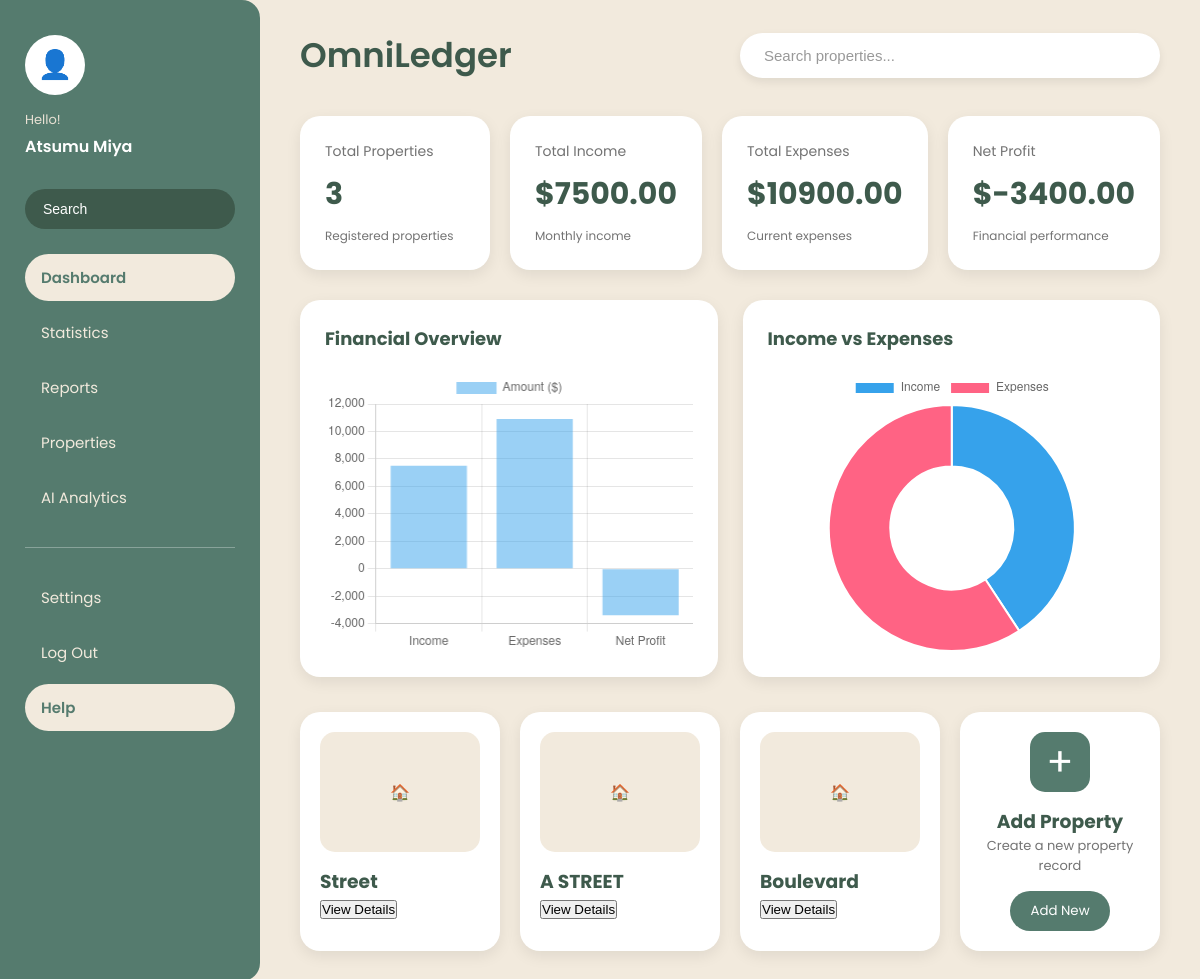
Page /dashboard (signed in) on the committed database.
### tables this page shows
CREATE TABLE Properties(

    propertyID TEXT PRIMARY KEY,

    userID INTEGER NOT NULL,

    propertyAddress TEXT NOT NULL,

    propertyType TEXT NOT NULL,

    ownershipData TEXT NOT NULL,

    tenantName TEXT,

    leaseStatus TEXT,

    leaseStart TEXT,

    leaseEnd TEXT,

    weeklyRent REAL,

    bankAccount TEXT,

    propertyValue REAL,

    purchasePrice REAL,

    notes TEXT,

    FOREIGN KEY(userID)
        REFERENCES Users(userID)

);

### app.py (the view)
@app.route("/dashboard")
def dashboard():
    if "userID" not in session:
        return redirect(
            url_for("login")
        )
    userID = session["userID"]
    from database.models import (
        get_total_income,
        get_total_expenses,
        get_net_profit
    )
    properties = get_properties(
        userID
    )
    total_income = get_total_income(
        userID
    )
    total_expenses = get_total_expenses(
        userID
    )
    net_profit = get_net_profit(
        userID
    )
    return render_template(
        "dashboard.html",
        properties=properties,
        totalIncome=total_income,
        totalExpenses=total_expenses,
        netProfit=net_profit
    )

### database/database.py (called while the page is built)
def connect_database():
    connection = sqlite3.connect(
        DATABASE_NAME
    )
    connection.row_factory = sqlite3.Row
    connection.execute(
        "PRAGMA foreign_keys = ON"
    )
    return connection

### database/models.py (called while the page is built)
def get_properties(userID):
    conn = connect_database()
    cursor = conn.cursor()
    cursor.execute("""
        SELECT *
        FROM Properties
        WHERE userID = ?
    """, (userID,))
    properties = cursor.fetchall()
    conn.close()
    return properties

def get_total_income(userID):
    conn = connect_database()
    cursor = conn.cursor()
    cursor.execute("""
        SELECT COALESCE(SUM(t.amount), 0)

        FROM Transactions t

        INNER JOIN Properties p
            ON t.propertyID = p.propertyID

        WHERE p.userID = ?
        AND t.transactionType = 'Income'
    """, (userID,))
    total_income = cursor.fetchone()[0]
    conn.close()
    return total_income

def get_total_expenses(userID):
    conn = connect_database()
    cursor = conn.cursor()
    cursor.execute("""
        SELECT COALESCE(SUM(t.amount), 0)

        FROM Transactions t

        INNER JOIN Properties p
            ON t.propertyID = p.propertyID

        WHERE p.userID = ?
        AND t.transactionType = 'Expense'
    """, (userID,))
    total_expenses = cursor.fetchone()[0]
    conn.close()
    return total_expenses

def get_net_profit(userID):
    total_income = get_total_income(userID)
    total_expenses = get_total_expenses(userID)
    return total_income - total_expenses

### templates/dashboard.html (shortened to what this page needs)
<!DOCTYPE html>
<html lang="en">
<head>
    <link rel="stylesheet" href="{{ url_for('static', filename='css/dashboard.css') }}">
</head>
<body>
<div class="dashboard-container">
    <aside class="sidebar">
        <div class="user-profile">
            <div class="profile-image">
                👤
            </div>
            <p class="hello-text">
                Hello!
            </p>
            <h3>
                {{ session["name"] }}
            </h3>
        </div>
        <div class="search-sidebar">
            <input
            type="text"
            placeholder="Search">
        </div>
        <nav class="sidebar-menu">
            <a href="#" class="active">
                Dashboard
            </a>
            <a href="{{ url_for('statistics') }}">
                Statistics
            </a>
            <a href="{{ url_for('reports') }}">
                Reports
            </a>
            <a href="{{ url_for('add_property') }}">
                Properties
            </a>
            <a href="{{ url_for('ai_analytics') }}">
                AI Analytics
            </a>
            <hr>
            <a href="#">
                Settings
            </a>
            <a href="{{ url_for('logout') }}">
                Log Out
            </a>
            <a href="{{ url_for('help_page') }}" class="active">
                Help
            </a>
        </nav>
    </aside>
    <main class="main-content">
        <header class="top-header">
            <div class="logo-section">
                <h2>
                    OmniLedger
                </h2>
            </div>
            <div class="search-bar">
                <input
                type="text"
                placeholder="Search properties...">
            </div>
        </header>
        <section class="summary-row">
            <div class="summary-card">
                <h4>
                    Total Properties
                </h4>
                <h2>
                    {{ properties|length }}
                </h2>
                <p>
                    Registered properties
                </p>
            </div>
            <div class="summary-card">
                <h4>
                    Total Income
                </h4>
                <h2>
                    ${{ "%.2f"|format(totalIncome) }}
                </h2>
                <p>
                    Monthly income
                </p>
            </div>
            <div class="summary-card">
                <h4>
                    Total Expenses
                </h4>
                <h2>
                    ${{ "%.2f"|format(totalExpenses) }}
                </h2>
                <p>
                    Current expenses
                </p>
            </div>
            <div class="summary-card">
                <h4>
                    Net Profit
                </h4>
                <h2>
                    ${{ "%.2f"|format(netProfit) }}
                </h2>
                <p>
                    Financial performance
                </p>
            </div>
        </section>
        <section class="analytics-row">
            <div class="graph-card">
                <h3>
                    Financial Overview
                </h3>
                <div class="chart-container">
                    <canvas id="financialChart"></canvas>
                </div>
            </div>
            <div class="graph-card">
                <h3>
                    Income vs Expenses
                </h3>
                <div class="chart-container">
                    <canvas id="expenseChart"></canvas>
                </div>
            </div>
        </section>
        <section class="property-section">
            {% for property in properties %}
            <div class="property-card">
                <div class="property-image">
                    🏠
                </div>
                <h3>
                    {{ property[2] }}
                </h3>
                <a href="{{ url_for('property_details', propertyID=property[0]) }}">
                    <button class="view-property-button">
                        View Details
                    </button>
                </a>
            </div>
            {% endfor %}
            <div class="property-card add-property-card">
                <div class="add-icon">
                    +
                </div>
                <h3>
                    Add Property
                </h3>
                <p>
                    Create a new property record
                </p>
                <a href="{{ url_for('add_property') }}">
                    <button class="add-property-button">
                        Add New
                    </button>
                </a>
            </div>
        </section>
    </main>
</div>
<script>
const dashboardData = document.getElementById(
    "dashboard-chart-data"
);
const income = Number(
    dashboardData.dataset.income
);
const expenses = Number(
    dashboardData.dataset.expenses
);
const profit = Number(
    dashboardData.dataset.profit
);
// FINANCIAL OVERVIEW BAR CHART
new Chart(
    document.getElementById("financialChart"),
    {
        type:"bar",
        data:{
            labels:[
                "Income",
                "Expenses",
                "Net Profit"
            ],
            datasets:[
                {
                    label:"Amount ($)",
                    data:[
                        income,
                        expenses,
                        profit
                    ]
                }
            ]
        },
        options:{
            responsive:true,
            maintainAspectRatio:false
        }
    }
);
// EXPENSE VS INCOME DOUGHNUT
new Chart(
    document.getElementById("expenseChart"),
    {
        type:"doughnut",
        data:{
            labels:[
                "Income",
                "Expenses"
            ],
            datasets:[
                {
                    data:[
                        income,
                        expenses
                    ]
                }
            ]
        },
        options:{
            responsive:true,
            maintainAspectRatio:false
        }
    }
);
</script>
</body>
</html>

### static/css/dashboard.css (style rules this page uses)
* { margin:0; padding:0; box-sizing:border-box; }
body { font-family:'Poppins', sans-serif; background:#f2eadd; color:#3e5a4c; }
.dashboard-container { display:flex; width:100%; min-height:100vh; }
.sidebar { width:260px; background:#557b6e; padding:35px 25px; display:flex; flex-direction:column; border-top-right-radius:18px; border-bottom-right-radius:18px; }
.user-profile { text-align:left; }
.profile-image { width:60px; height:60px; border-radius:50%; background:white; display:flex; justify-content:center; align-items:center; font-size:28px; margin-bottom:15px; }
.hello-text { font-size:13px; color:#e8e1d4; }
.user-profile h3 { color:white; font-size:16px; font-weight:600; margin-top:4px; }
.search-sidebar { margin-top:30px; margin-bottom:25px; }
.search-sidebar input { width:100%; padding:12px 18px; border:none; outline:none; border-radius:30px; background:#3e5a4c; color:white; font-size:14px; }
.search-sidebar input::placeholder { color:white; }
.sidebar-menu { display:flex; flex-direction:column; gap:8px; }
.sidebar-menu a { text-decoration:none; color:#f2eadd; font-size:15px; padding:12px 16px; border-radius:25px; transition:0.25s; }
.sidebar-menu .active { background:#f2eadd; color:#557b6e; font-weight:600; }
.sidebar hr { border:none; border-top:1px solid rgba(255,255,255,0.3); margin:18px 0; }
.main-content { flex:1; padding:30px 40px; }
.top-header { display:flex; justify-content:space-between; align-items:center; margin-bottom:35px; }
.logo-section h2 { color:#3e5a4c; font-size:34px; font-weight:600; }
.search-bar { width:420px; }
.search-bar input { width:100%; padding:14px 24px; border:none; border-radius:30px; outline:none; background:white; font-size:15px; box-shadow:0 4px 10px rgba(0,0,0,0.08); }
.search-bar input::placeholder { color:#999; }
.summary-row { display:grid; grid-template-columns:repeat(4,1fr); gap:20px; margin-bottom:30px; }
.summary-card { background:white; padding:25px; border-radius:20px; box-shadow:0 5px 15px rgba(0,0,0,0.08); }
.summary-card h4 { color:#737373; font-size:14px; font-weight:400; }
.summary-card h2 { color:#3e5a4c; font-size:30px; margin:10px 0; }
.summary-card p { color:#737373; font-size:12px; }
.analytics-row { display:grid; grid-template-columns:1fr 1fr; gap:25px; margin-bottom:35px; }
.graph-card { background:white; padding:25px; border-radius:20px; box-shadow:0 5px 15px rgba(0,0,0,0.08); }
.graph-card h3 { color:#3e5a4c; margin-bottom:20px; font-size:18px; }
.chart-container { height:280px; width:100%; }
.property-section { display:grid; grid-template-columns:repeat(4,1fr); gap:20px; }
.property-card { background:white; border-radius:20px; padding:20px; min-height:220px; box-shadow:0 5px 15px rgba(0,0,0,0.08); }
.property-image { height:120px; background:#f2eadd; border-radius:15px; display:flex; justify-content:center; align-items:center; color:#737373; margin-bottom:15px; }
.property-card p { color:#737373; font-size:13px; }
.add-property-card { display:flex; flex-direction:column; justify-content:center; align-items:center; text-align:center; }
.add-icon { width:60px; height:60px; border-radius:15px; background:#557b6e; color:white; font-size:40px; display:flex; justify-content:center; align-items:center; margin-bottom:15px; }
.add-property-button { margin-top:15px; padding:10px 20px; border:none; border-radius:25px; background:#557b6e; color:white; font-family:'Poppins', sans-serif; cursor:pointer; }

### rows in the picture
Properties: propertyAddress "Street"
Properties: propertyAddress "A STREET"
Properties: propertyAddress "Boulevard"

### other values in the picture
{{ session["name"] }} "Atsumu Miya"
{{ properties|length }} "3"
{{ "%.2f"|format(totalIncome) }} "7500.00"
{{ "%.2f"|format(totalExpenses) }} "10900.00"
{{ "%.2f"|format(netProfit) }} "-3400.00"
